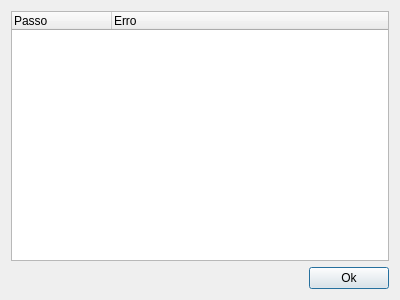
<?xml version="1.0" encoding="UTF-8"?>
<ui version="4.0">
 <class>ErrorEditor</class>
 <widget class="QDialog" name="ErrorEditor">
  <property name="geometry">
   <rect>
    <x>0</x>
    <y>0</y>
    <width>400</width>
    <height>300</height>
   </rect>
  </property>
  <property name="windowTitle">
   <string>Dialog</string>
  </property>
  <layout class="QVBoxLayout" name="verticalLayout">
   <item>
    <widget class="QTreeWidget" name="treeView">
     <column>
      <property name="text">
       <string>Passo</string>
      </property>
     </column>
     <column>
      <property name="text">
       <string>Erro</string>
      </property>
     </column>
    </widget>
   </item>
   <item>
    <layout class="QHBoxLayout" name="horizontalLayout">
     <item>
      <spacer name="horizontalSpacer">
       <property name="orientation">
        <enum>Qt::Horizontal</enum>
       </property>
       <property name="sizeHint" stdset="0">
        <size>
         <width>40</width>
         <height>20</height>
        </size>
       </property>
      </spacer>
     </item>
     <item>
      <widget class="QPushButton" name="pushButton">
       <property name="text">
        <string>Ok</string>
       </property>
      </widget>
     </item>
    </layout>
   </item>
  </layout>
 </widget>
 <resources/>
 <connections>
  <connection>
   <sender>pushButton</sender>
   <signal>clicked()</signal>
   <receiver>ErrorEditor</receiver>
   <slot>accept()</slot>
   <hints>
    <hint type="sourcelabel">
     <x>287</x>
     <y>251</y>
    </hint>
    <hint type="destinationlabel">
     <x>306</x>
     <y>208</y>
    </hint>
   </hints>
  </connection>
 </connections>
</ui>
